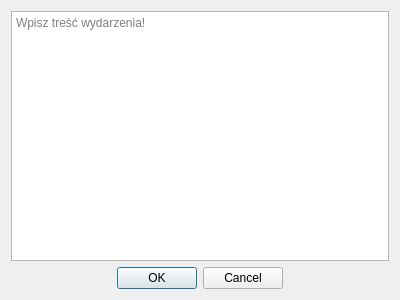
<?xml version="1.0" encoding="UTF-8"?>
<ui version="4.0">
 <class>NoteAddingDialog</class>
 <widget class="QDialog" name="NoteAddingDialog">
  <property name="geometry">
   <rect>
    <x>0</x>
    <y>0</y>
    <width>400</width>
    <height>300</height>
   </rect>
  </property>
  <property name="windowTitle">
   <string>Dialog</string>
  </property>
  <layout class="QVBoxLayout" name="verticalLayout">
   <item>
    <widget class="QTextEdit" name="textEdit">
     <property name="placeholderText">
      <string>Wpisz treść wydarzenia!</string>
     </property>
    </widget>
   </item>
   <item>
    <widget class="QDialogButtonBox" name="buttonBox">
     <property name="orientation">
      <enum>Qt::Horizontal</enum>
     </property>
     <property name="standardButtons">
      <set>QDialogButtonBox::Cancel|QDialogButtonBox::Ok</set>
     </property>
     <property name="centerButtons">
      <bool>true</bool>
     </property>
    </widget>
   </item>
  </layout>
 </widget>
 <resources/>
 <connections>
  <connection>
   <sender>buttonBox</sender>
   <signal>accepted()</signal>
   <receiver>NoteAddingDialog</receiver>
   <slot>accept()</slot>
   <hints>
    <hint type="sourcelabel">
     <x>248</x>
     <y>254</y>
    </hint>
    <hint type="destinationlabel">
     <x>157</x>
     <y>274</y>
    </hint>
   </hints>
  </connection>
  <connection>
   <sender>buttonBox</sender>
   <signal>rejected()</signal>
   <receiver>NoteAddingDialog</receiver>
   <slot>reject()</slot>
   <hints>
    <hint type="sourcelabel">
     <x>316</x>
     <y>260</y>
    </hint>
    <hint type="destinationlabel">
     <x>286</x>
     <y>274</y>
    </hint>
   </hints>
  </connection>
 </connections>
</ui>
